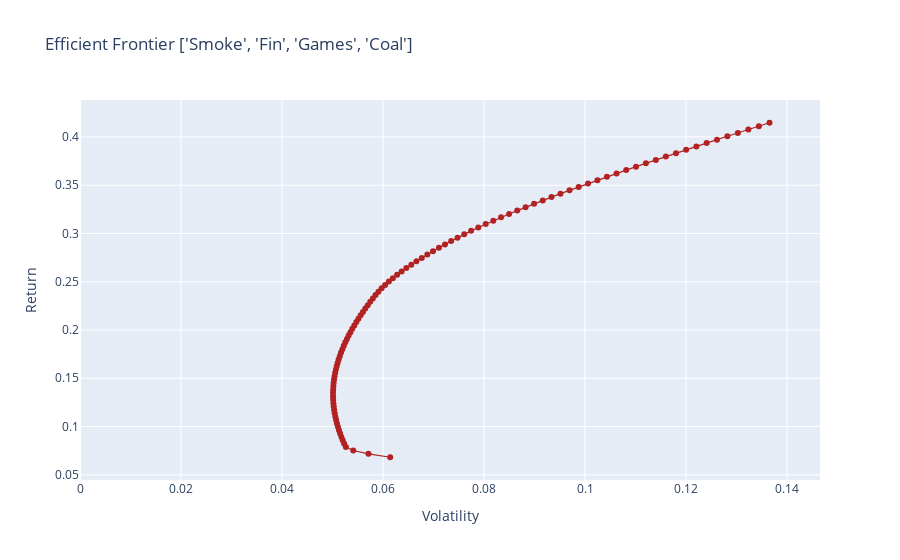

The notebook cell this image was saved under:
### Code cell
assets = ['Smoke', 'Fin', 'Games', 'Coal']
erk.plot_ef(100, df_ret_anner[assets], df_cov.loc[assets, assets], title=f'Efficient Frontier {assets}')
